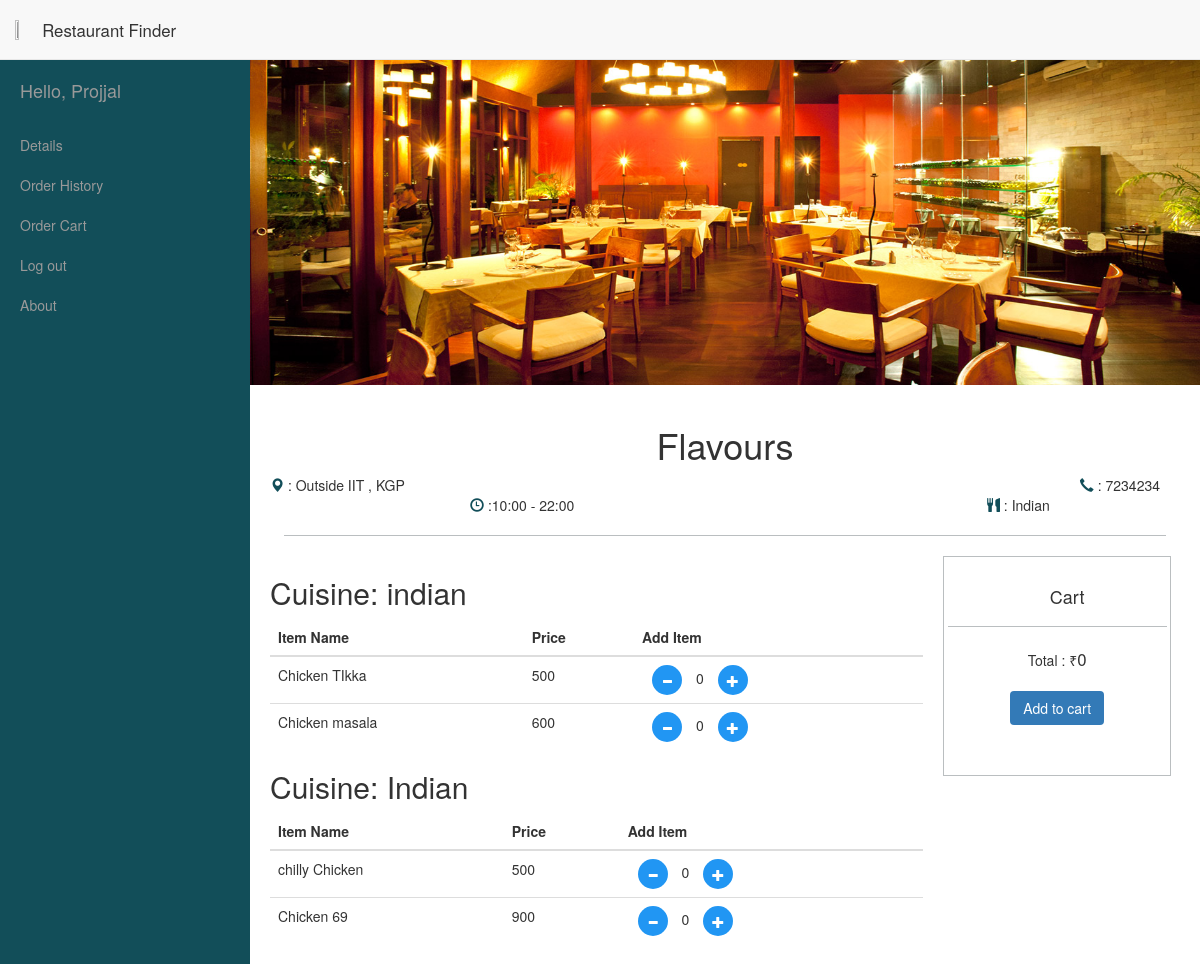
/restaurant/Flavours/ (signed in), run on the app's committed database.
### foodspark/models.py (models this page shows, shortened)
class Customer(models.Model):
	password = models.CharField(max_length=100)
	name = models.CharField(max_length=200)
	address = models.TextField()
	city = models.CharField(max_length = 100)
	email = models.EmailField(primary_key = True)
	phone_regex = RegexValidator(regex=r'^\+?1?\d{9,15}$', message="Phone number must be entered in the format: '+999999999'. Up to 15 digits allowed.") #############look into regex
	phone = models.CharField(validators=[phone_regex],max_length=15,blank = True)

class Restaurant(models.Model):
	email = models.EmailField(primary_key = True)
	password = models.CharField(max_length=100)
	name = models.CharField(max_length=200)
	address = models.TextField()
	RES_TYPE = (
		('B','Bar'),
		('R','Restaurant'),
		('C','Cafe')
	)
	res_type = models.CharField(max_length=1,choices = RES_TYPE,default = 'R')
	cuisine = models.CharField(null = True, max_length=100)
	city = models.CharField(max_length = 100,null = True)
	phone_regex = RegexValidator(regex=r'^\+?1?\d{9,15}$', message="Phone number must be entered in the format: '+999999999'. Up to 15 digits allowed.") #############look into regex
	phone = models.CharField(validators=[phone_regex],max_length=15,blank = True)
	imgurl = models.CharField(max_length=1000,null=True)

class FoodItem(models.Model):
	resid = models.ForeignKey(Restaurant,on_delete=models.CASCADE)
	name = models.CharField(max_length=500)
	cuisine = models.CharField(max_length=100)
	COURSE = (
		('s','Starter'),
		('m','Main Course'),
		('d','Desert')
	)
	course = models.CharField(max_length=1,choices=COURSE)
	price = models.IntegerField()
	availability_time = models.TimeField()
	ordercount = models.IntegerField(default = 0)

### foodspark/views.py (the view)
# urls.py: url(r'^restaurant/(?P<restname>[a-zA-Z0-9\s]+)/?$',views.restview,name='restview'),
def restview(request,restname):
	if 'id' in request.session.keys():
		try:
			customer = Customer.objects.get(email=request.session['id'])
			restaurant =Restaurant.objects.get(name=restname)
			foodall = FoodItem.objects.all()
			fooditems = {}
			for x in foodall:
				if x.resid.email == restaurant.email:
					try:
						fooditems[x.cuisine].append(x)
					except KeyError:
						fooditems[x.cuisine] = [x]
			context = {
				'customer' : customer,
				'restaurant': restaurant,
				'fooditems' : fooditems,
			}
			return render(request,'foodspark/restview.html',context)
		except ObjectDoesNotExist:
			return HttpResponse("Sorry no restaurant with this name")
	else:
		return redirect('/')

### foodspark/templates/foodspark/restview.html (shortened to what this page needs)
<!DOCTYPE html>
<html lang="en">
<head>
    <link href="/static/css/bootstrap.min.css" rel="stylesheet">
    <link href="/static/css/jquery-clockpicker.min.css" rel="stylesheet">
    <link href="/static/css/mystyle.css" rel="stylesheet">
    <link href="/static/css/simple-sidebar.css" rel="stylesheet">
</head>
<body>
    <nav class="navbar navbar-nav navbar-default navbar-fixed-top">
        <div class="container" style="margin:0 !important;">
            <span class="navbar-left" style="font-size:1.2em;"><img src="/static/img/logo.gif" class="logo_bitch"/>   Restaurant Finder</span>
        </div>
    </nav>
    <div id="wrapper">
        <div id="sidebar-wrapper">
            <ul class="sidebar-nav">
                <li class="sidebar-brand">
                    <a href="/home/">
                        Hello, {{customer.name}}
                    </a>
                </li>
                <li>
                    <a href="/details/">Details</a>
                </li>
                <li>
                    <a href="/history/">Order History</a>
                </li>
                <li>
                    <a href="/cart/">Order Cart</a>
                </li>
                <li>
                    <a href="/logout/">Log out</a>
                </li>
                <li>
                    <a href="/about/">About</a>
                </li>
            </ul>
        </div>
        <div id="page-content-wrapper" style="padding:0; margin:0;">
            <div class="container-fluid">
                <div class="row">
                    <div class="col-lg-12" style="padding:0; margin:0;">
                        <img src="/static/img/back_rest.jpg" class="cover_photo">
                        <div class= "rest_details">
                            <h1 style="text-align:center;">{{restaurant.name}}</h1>
                            <i class="glyphicon glyphicon-map-marker blueicon"></i> : {{restaurant.address}} , {{restaurant.city}}
                            <p class="rightfloat" style="padding-right:20px;">
                                <i class="glyphicon glyphicon-earphone blueicon"></i> : {{restaurant.phone}}</p>
                            <br />
                            <span style="padding-left:200px;">
                                <i class="glyphicon glyphicon-time blueicon"></i> :10:00 - 22:00
                            </span>
                            <p class="rightfloat">
                                <i class="glyphicon glyphicon-cutlery blueicon"></i> : {{restaurant.cuisine}}</p>
                            <hr class="liner"/>
                            <form action='/addtocart/' method='post' id="terabaaphumain">
                                <div class="foodtable lefty">
                                    {% if fooditems %}
                                    {% for x,y in fooditems.items %}
                                    <h2>Cuisine: {{x}}</h2>
                                    <table class="table">
                                        <thead>
                                            <tr><b>
                                                <th>Item Name</th>
                                                <th>Price</th>
                                                <th>Add Item</th>
                                            </b></tr>
                                        </thead>
                                        <tbody>
                                            {%for z in y %}
                                            <tr>
                                                    {% with z.pk|stringformat:"s" as zstr %}
                                                    {% with "food"|add:zstr as foodid %}
                                                    {% with "numfood"|add:zstr as foodipid %}
                                                <td>{{z.name}}</td>
                                                <td id="{{foodid}}">{{z.price}}</td>
                                                <td>
                                                    <button type="button" id= "{{foodid}}" class="btn btn-primary btn-circle decrement">
                                                    <span class="glyphicon glyphicon-minus"></span>
                                                    </button>
                                                    <span class="ordernum" id="{{foodid}}"/> 0 </span>
                                                    <button type="button" id="{{foodid}}" class="btn btn-primary btn-circle increment">
                                                    <span class="glyphicon glyphicon-plus"></span>
                                                    </button>
                                                </td>
                                                    {% endwith %}
                                                    {% endwith %}
                                                    {% endwith %}
                                            </tr>
                                            {%endfor%}
                                        </tbody>
                                    </table>
                                    {%endfor%}
                                    {%endif%}
                                </div>
                                <div class="carttable recommend offset8" style="float:right;">
                                    <h4 class="recoh">Cart</h4>
                                    <hr class="liner" />
                                    Total : ₹<span style="font-size:1.2em;" id="totalamount">0</span>
                                    <br />
                                    <br />
                                    <button class="btn btn-primary" type="submit" a href="#">Add to cart</button>
                                </div>
                            </form>
                        </div>
                    </div>
                </div>
            </div>
        </div>
    </div>
</body>
</html>

### foodspark/static/css/mystyle.css (style rules this page uses)
.logo_bitch { width:10%; height:10%; }
.navbar-left { width: 225px; }
.navbar-fixed-top { line-height:60px; height:60px; }
.navbar-nav { margin: 0 !important; }
.cover_photo { height: 325px; width: 100%; }
.rest_details { padding: 10px 10px 10px 10px; margin: 10px 10px 10px 10px; }
.rightfloat { float:right; padding-right: 30px; }
.blueicon { color:#124e59; }
.liner { height:1px; border:none; padding-left: 3%; width:94%; color:#BABEC0; background-color:#BABEC0; }
#terabaaphumain { padding: 0px; width:100%; }
.lefty { float: left; width:74%; padding-right: 20px; }
.recommend { float: left !important; padding-right: 40 px; border:1px solid #BABEC0; width: 25%; padding-bottom: 50px; text-align:center; }
.recoh { text-align:center; padding-top: 20px; padding-left: 20px; }
.btn-circle { width: 30px; height: 30px; text-align: center; background-color: #2196F3; padding: 6px 0; font-size: 12px; line-height: 1.42; border-radius: 15px; margin-left: 10px; margin-right: 10px; }

### foodspark/static/css/simple-sidebar.css (style rules this page uses)
body { overflow-x: hidden; }
#wrapper { padding-left: 0; -webkit-transition: all 0.5s ease; -moz-transition: all 0.5s ease; -o-transition: all 0.5s ease; transition: all 0.5s ease; }
#sidebar-wrapper { z-index: 1000; position: fixed; left: 250px; width: 0; height: 100%; margin-left: -250px; overflow-y: auto; background: #124E59; -webkit-transition: all 0.5s ease; -moz-transition: all 0.5s ease; -o-transition: all 0.5s ease; transition: all 0.5s ease; }
#page-content-wrapper { width: 100%; position: absolute; padding: 15px; }
.sidebar-nav { position: absolute; top: 0; width: 250px; margin: 0; padding: 0; list-style: none; }
.sidebar-nav li { text-indent: 20px; line-height: 40px; }
.sidebar-nav li a { display: block; text-decoration: none; color: #999999; }
.sidebar-nav > .sidebar-brand { height: 65px; font-size: 18px; line-height: 60px; }
.sidebar-nav > .sidebar-brand a { color: #999999; }
@media (min-width:768px) { #wrapper { padding-left: 250px; } }
@media (min-width:768px) { #sidebar-wrapper { width: 250px; } }
@media (min-width:768px) { #page-content-wrapper { padding: 20px; position: relative; } }

### data on the page
Customer: name "Projjal"
Restaurant: name "Flavours", address "Outside IIT", city "KGP", phone "7234234", cuisine "Indian"
FoodItem: cuisine "indian", name "Chicken TIkka", price "500"
FoodItem: name "Chicken masala", price "600"
FoodItem: cuisine "Indian", name "chilly Chicken", price "500"
FoodItem: name "Chicken 69", price "900"
